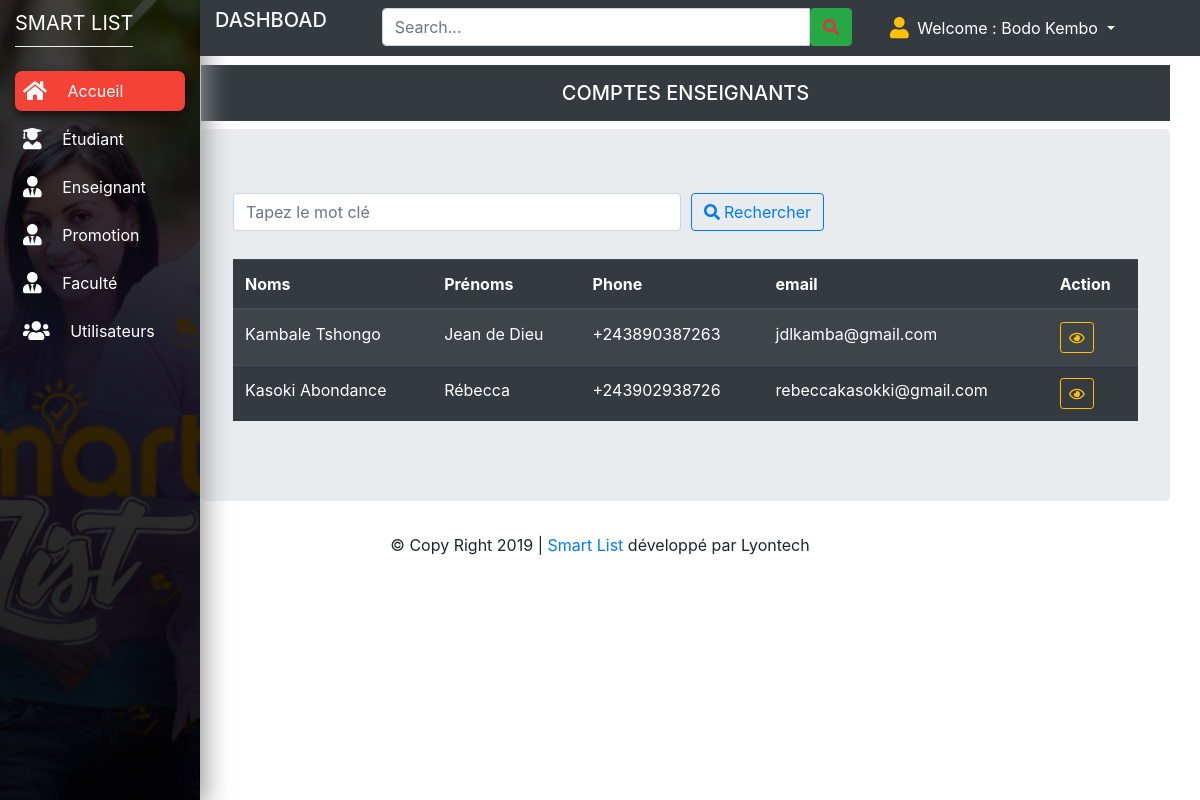
The page /pages/admin/dashboard.php?p=comptens (signed in) on the database its author committed.
### tables this page shows
CREATE TABLE `t_comptens` (
  `idcomptens` int(11) NOT NULL,
  `idEns` int(11) DEFAULT NULL,
  `role` varchar(20) DEFAULT NULL,
  `tel` varchar(13) NOT NULL,
  `email` varchar(255) NOT NULL,
  `password` varchar(255) DEFAULT NULL,
  `date_at` varchar(20) DEFAULT NULL,
  `date_update` varchar(20) DEFAULT NULL
);

CREATE TABLE `t_enseignant` (
  `idEns` int(11) NOT NULL,
  `idfac` int(11) DEFAULT NULL,
  `noms` varchar(100) DEFAULT NULL,
  `prenom` varchar(50) DEFAULT NULL,
  `sexe` varchar(2) DEFAULT NULL,
  `nationalite` varchar(100) DEFAULT NULL,
  `adresse` varchar(100) DEFAULT NULL,
  `categorie` varchar(20) DEFAULT NULL,
  `typens` varchar(20) DEFAULT NULL,
  `description` text NOT NULL,
  `datecre_at` varchar(20) DEFAULT NULL,
  `date_update` varchar(20) DEFAULT NULL
);

### pages/admin/comptens.php (the view, shortened to what this page needs)
<?php
require_once('../../app/cnx.php');
$name=isset($_POST['name'])?$_POST['name']:"";
$query = "SELECT *
      FROM t_comptens
        LEFT JOIN t_enseignant ON t_enseignant.idEns=t_comptens.idEns
        WHERE t_enseignant.noms like '%$name%'";
$resultats=$bdd->query($query);
?>
<div style="margin-left:15%;width:6000px">
  <h5 class="p-3 mb-2 bg-dark text-white text-center">COMPTES ENSEIGNANTS </h5>
  <div class="jumbotron" id="div-id-name">
   <div class="card-title">
        <form action="dashboard.php?p=comptens" method="POST">
                        <div class="form-row">
                            <div class="form-group col-md-6">
                            <input type="text" class="form-control"  autocomplete="off" name="name" placeholder="Tapez le mot clé">
                            </div>
                            <div class="form-group col-md-4">
                            <button type="submit" class="btn btn-outline-primary my-2 my-sm-0"> <i class="fas fa-search"></i> Rechercher</button>
                            </div>
                            </div>
                    </form>
    </div>
     <table class="table table-striped  table-dark">
      <thead>
        <tr>
          <th scope="col">Noms</th>
          <th scope="col">Prénoms</th>
          <th scope="col">Phone</th>
          <th scope="col">email</th>
          <th scope="col">Action</th>
        </tr>
      </thead>
      <tbody>
        <?php
        foreach ($resultats as $data){
        ?>
        <tr>
            <td><?php echo $data['noms']?></td>
            <td><?php echo $data['prenom']?></td>
            <td><?php echo $data['tel']?></td>
            <td><?php echo $data['email']?></td>
            <td>
              <a class="btn btn-sm btn-outline-warning" href="dashboard.php?p=detailcomptEns&id=<?php echo $data['idcomptens']?>"><i class="fa fa-eye"></i></a>
            </td>
        </tr>
        <?php
            }
        ?>
      </tbody>
            </table>
    </div>
  </div>

### css/design.css (style rules this page uses)
* { margin: 0px; padding: 0px; }
body { font-family: 'Montserrat', sans-serif; }

### rows shown on the page
t_comptens: idEns.noms "Kambale Tshongo", idEns.prenom "Jean de Dieu", tel "+243890387263", email "jdlkamba@gmail.com"
t_comptens: idEns.noms "Kasoki Abondance", idEns.prenom "Rébecca", tel "+243902938726", email "rebeccakasokki@gmail.com"

### other values the page prints
$user "Bodo Kembo"
